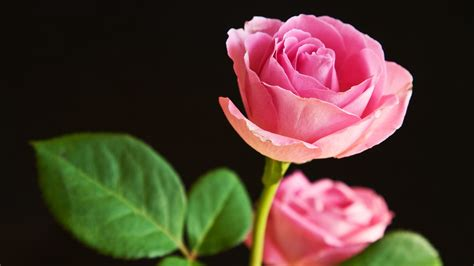
#> input picture OpenCV/Images/img5.jpeg, 474 x 266 px
$ python color_histogram.py
#> lines starting #> are read from the running program, lines starting #| are printed output that depends on the picture
from matplotlib import pyplot as plt
import cv2 as cv

img=cv.imread('Images/img5.jpeg')
#> img is the input picture: shape (266, 474, 3); mean B, G, R 48.5, 59.7, 81.1
chans=cv.split(img)
colors='b','g','r'
plt.figure()
plt.title('Flattend color histogram')
plt.xlabel('Bins')
plt.ylabel('# of pixels')

for (chan,color) in zip(chans,colors):
    hist=cv.calcHist([chan],[0],None,[256],[0,255])
    plt.plot(hist,color=color)
    plt.xlim([0,256])
    plt.ylim([0,1200])
#> this loop made 3 passes
#> color on passes 1 to 3: 'b', 'g', 'r'

plt.show()
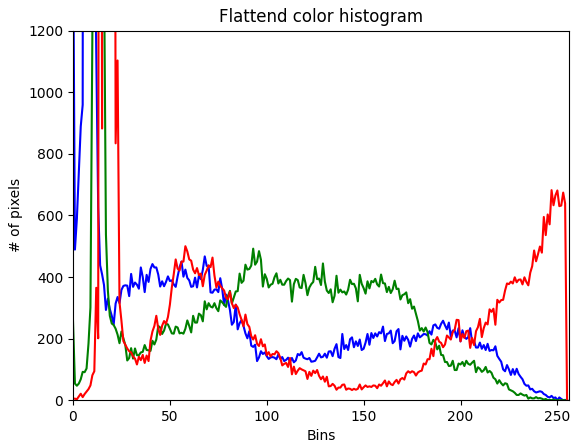
#> figure drawn by matplotlib, 1 panel; curve peaks at x = 8, y = 26665; curve peaks at x = 13, y = 33445; curve peaks at x = 16, y = 17937
cv.waitKey(0)

$ run again, with OpenCV/Images/img2.jpeg copied over OpenCV/Images/img5.jpeg
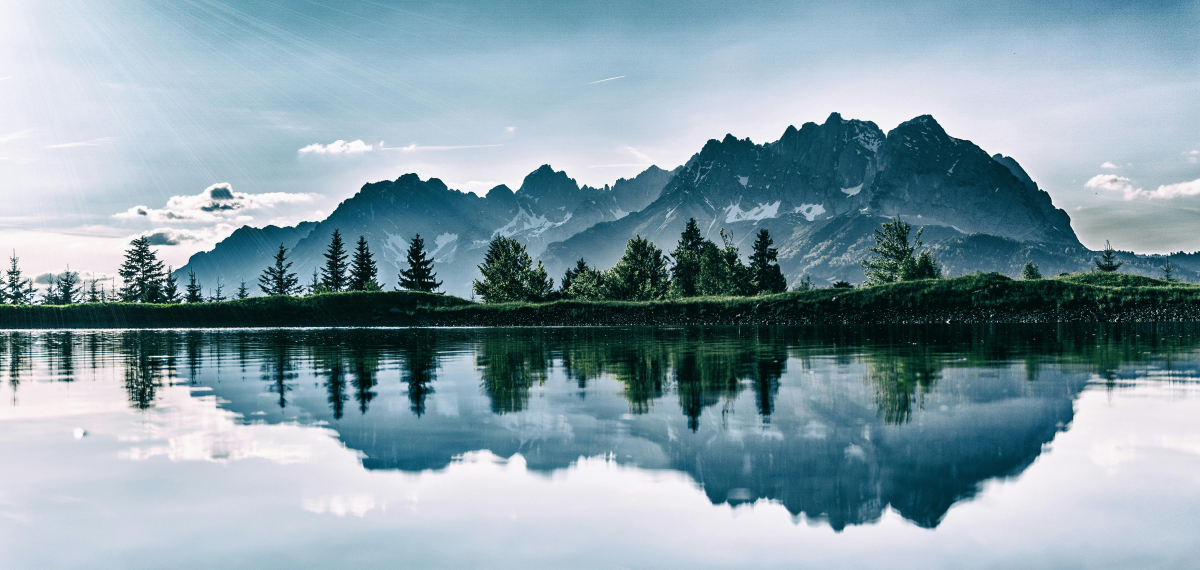
#> input picture OpenCV/Images/img2.jpeg, 6000 x 2848 px (shown at 1/5 size)
#> img is the input picture: shape (2848, 6000, 3); mean B, G, R 167.6, 157.2, 133.5
#> the loop `for (chan,color) in zip(chans,colors):` made 3 passes
#> color on passes 1 to 3: 'b', 'g', 'r'
#> `plt.show()`:
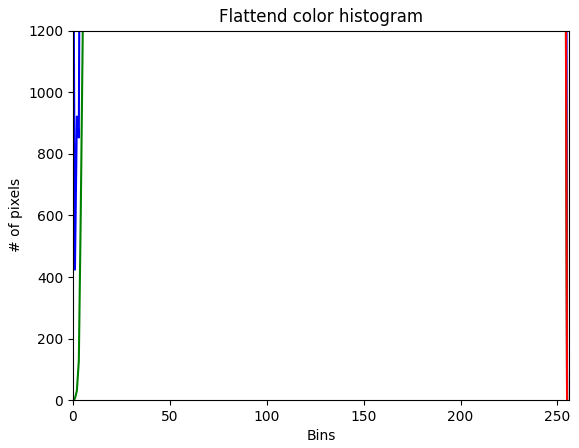
#> figure drawn by matplotlib, 1 panel; curve peaks at x = 237, y = 269046; curve peaks at x = 213, y = 226253; curve peaks at x = 0, y = 872377

$ run again, with OpenCV/Images/img3.jpeg copied over OpenCV/Images/img5.jpeg
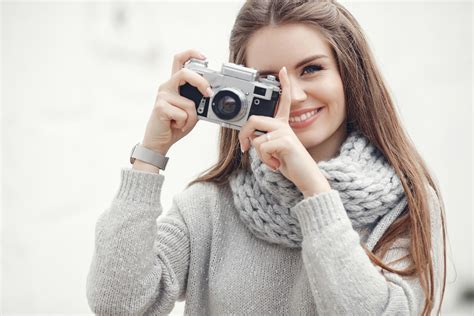
#> input picture OpenCV/Images/img3.jpeg, 474 x 316 px
#> img is the input picture: shape (316, 474, 3); mean B, G, R 190.7, 196.5, 202.6
#> the loop `for (chan,color) in zip(chans,colors):` made 3 passes
#> color on passes 1 to 3: 'b', 'g', 'r'
#> `plt.show()`:
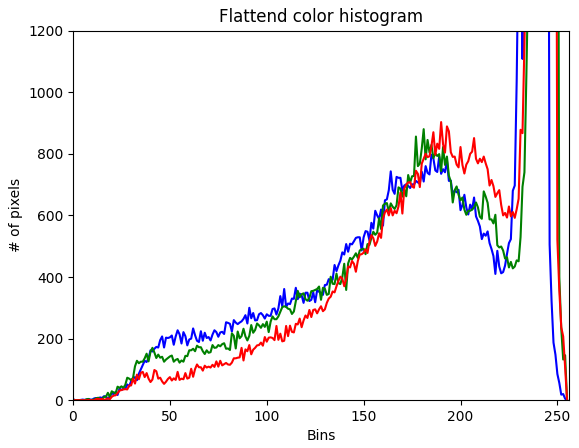
#> figure drawn by matplotlib, 1 panel; curve peaks at x = 238, y = 8250; curve peaks at x = 243, y = 8249; curve peaks at x = 242, y = 8479

$ run again, with OpenCV/Images/img4.jpeg copied over OpenCV/Images/img5.jpeg
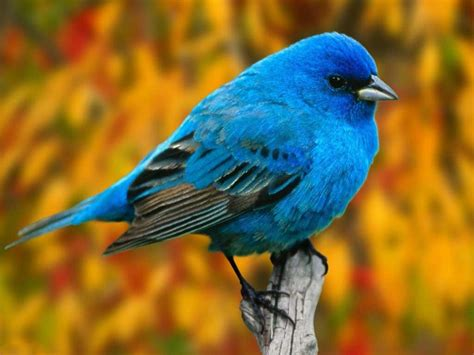
#> input picture OpenCV/Images/img4.jpeg, 474 x 355 px
#> img is the input picture: shape (355, 474, 3); mean B, G, R 49.9, 107.6, 130.2
#> the loop `for (chan,color) in zip(chans,colors):` made 3 passes
#> color on passes 1 to 3: 'b', 'g', 'r'
#> `plt.show()`:
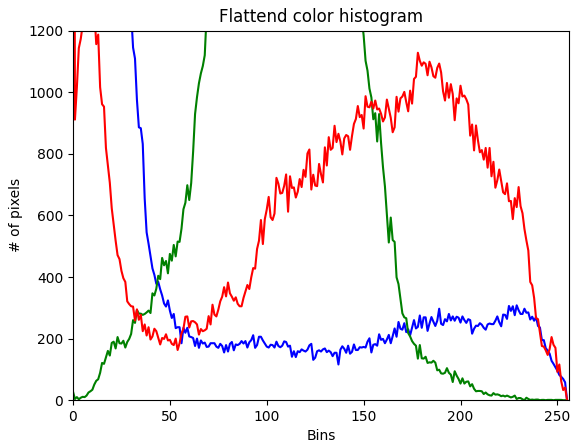
#> figure drawn by matplotlib, 1 panel; curve peaks at x = 0, y = 7021; curve peaks at x = 92, y = 1743; curve peaks at x = 0, y = 4640
